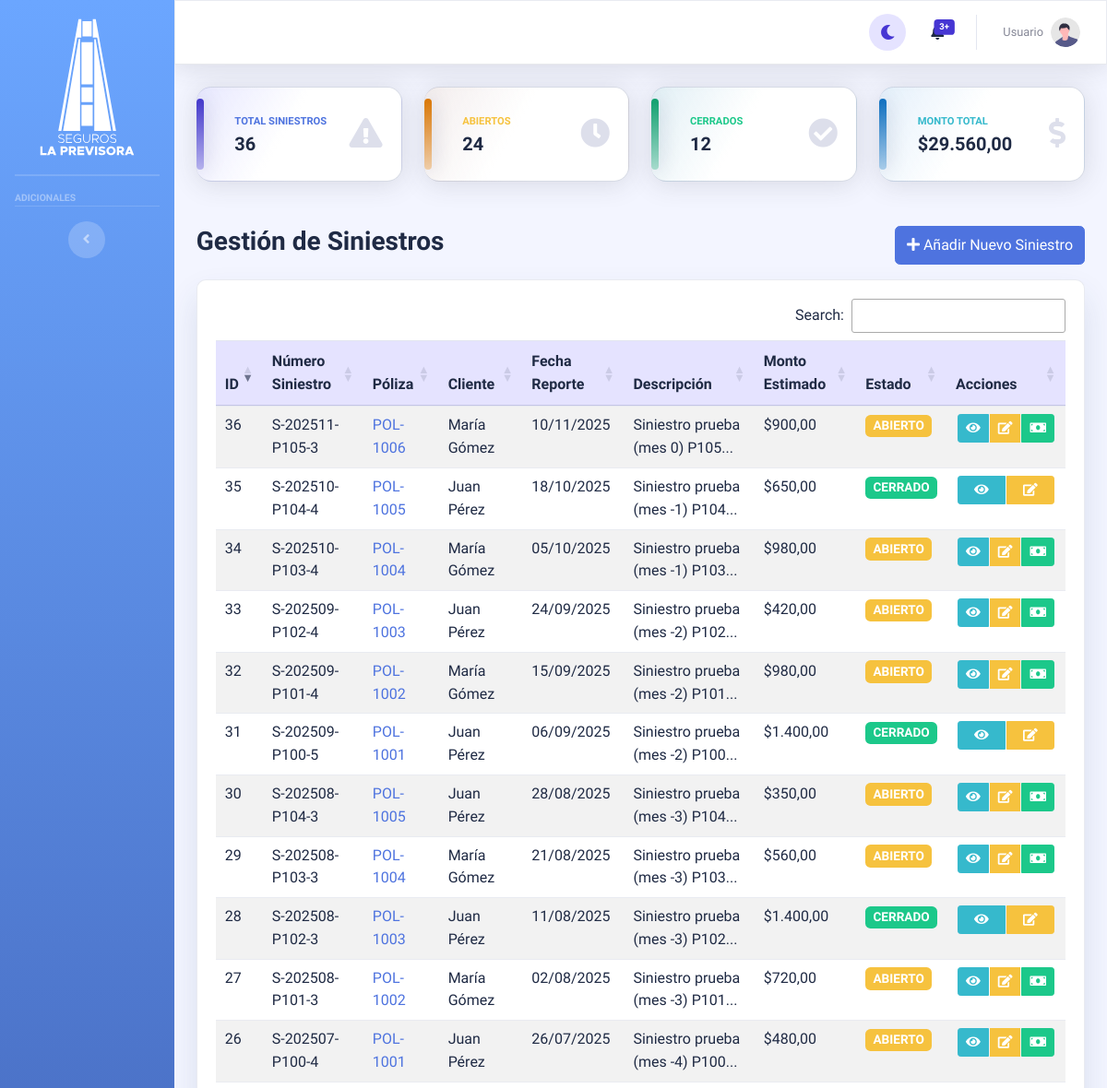
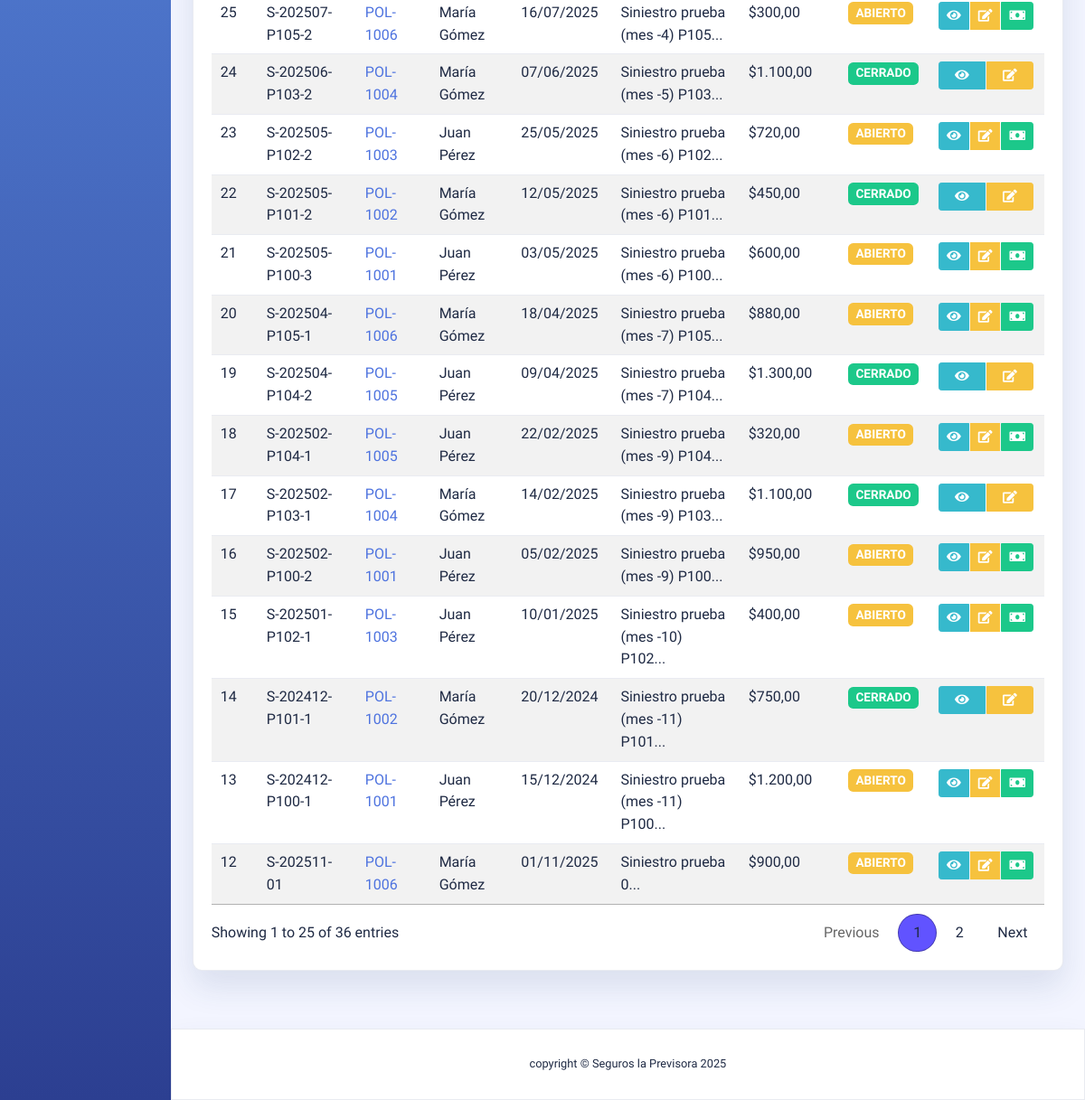
The page /vista/siniestrosAgente.php on the database its author committed (2 pictures, top to bottom).
### tables this page shows
CREATE TABLE `siniestro` (
  `id_siniestro` int(10) UNSIGNED NOT NULL,
  `numero_siniestro` varchar(50) NOT NULL,
  `fecha_reporte` timestamp NOT NULL DEFAULT current_timestamp(),
  `descripcion` text NOT NULL,
  `monto_estimado` decimal(10,2) DEFAULT NULL,
  `estado` varchar(50) NOT NULL,
  `id_poliza` int(10) UNSIGNED NOT NULL,
  `cedula_agente_gestion` varchar(20) DEFAULT NULL
);

CREATE TABLE `poliza` (
  `id_poliza` int(10) UNSIGNED NOT NULL,
  `numero_poliza` varchar(50) NOT NULL,
  `estado` varchar(50) NOT NULL,
  `id_cliente` int(10) UNSIGNED NOT NULL,
  `cedula_agente` varchar(20) NOT NULL,
  `id_tipo_poliza` int(10) UNSIGNED NOT NULL
);

### modelo/modeloSiniestro.php (called while the page is built, shortened)
<?php
require_once dirname(__DIR__) . '/config/conexion.php';
class ModeloSiniestro {
    private $db;
    public function __construct() {
        try {
            $base_datos = new Base_Datos();
            $this->db = $base_datos->Conexion_Base_Datos();
        } catch (\Exception $e) {
            error_log("Error al inicializar la conexión en ModeloSiniestro: " . $e->getMessage());
            $this->db = null;
        }
    }
    public function obtenerSiniestrosDeAgente(string $cedula_agente) {
        try {
            $sql = "SELECT
                        s.id_siniestro,
                        s.numero_siniestro,
                        s.id_poliza,
                        p.numero_poliza,
                        s.fecha_reporte,
                        s.descripcion,
                        s.monto_estimado,
                        s.estado,
                        CONCAT(cl.nombre, ' ', cl.apellido) AS nombre_cliente
                    FROM siniestro s
                    JOIN poliza p ON s.id_poliza = p.id_poliza
                    JOIN cliente cl ON p.id_cliente = cl.id_cliente
                    WHERE s.cedula_agente_gestion = :cedula_agente
                    ORDER BY s.fecha_reporte DESC";
            $stmt = $this->db->prepare($sql);
            $stmt->bindParam(':cedula_agente', $cedula_agente);
            $stmt->execute();
            return $stmt->fetchAll(PDO::FETCH_ASSOC);
        } catch (\PDOException $e) {
            error_log("Error de DB al obtener siniestros del agente: " . $e->getMessage());
            return [];
        }
    }
}
?>

### config/conexion.php (called while the page is built, shortened)
<?php
class Base_Datos {
    private $Nombre_Servidor = "localhost";
    private $Nombre_Base_Datos = "seguros_la_previsora";
    private $Nombre_Usuario = "root";
    private $Pass = "";
    public function Conexion_Base_Datos() {
        $this->Conexion = null;
        try {
            $dsn = "mysql:host=" . $this->Nombre_Servidor . ";dbname=" . $this->Nombre_Base_Datos . ";charset=utf8";
            $this->Conexion = new PDO($dsn, $this->Nombre_Usuario, $this->Pass);
            $this->Conexion->setAttribute(PDO::ATTR_ERRMODE, PDO::ERRMODE_EXCEPTION);
            $this->Conexion->setAttribute(PDO::ATTR_DEFAULT_FETCH_MODE, PDO::FETCH_ASSOC);
        } catch(PDOException $e) {
            echo "Error de Conexión: " . $e->getMessage();
            exit;
        }
        return $this->Conexion;
    }
}
?>

### vista/siniestrosAgente.php (the view, shortened to what this page needs)
<?php
require_once dirname(__DIR__) . '/modelo/modeloSiniestro.php';
$modeloSiniestro = new ModeloSiniestro();
require_once __DIR__ . '/parte_superior.php';
$cedula_agente = $_SESSION['agente_cedula'] ?? 'V12345678';
$siniestros = $modeloSiniestro->obtenerSiniestrosDeAgente($cedula_agente);
$totalSiniestros = count($siniestros);
$totalAbiertos = 0;
$totalCerrados = 0;
$totalMonto = 0;
foreach ($siniestros as $siniestro) {
    $totalMonto += $siniestro['monto_estimado'] ?? 0;
    if ($siniestro['estado'] == 'ABIERTO') $totalAbiertos++;
    if ($siniestro['estado'] == 'CERRADO') $totalCerrados++;
}
?>
<link rel="stylesheet" href="https://cdnjs.cloudflare.com/ajax/libs/toastr.js/latest/toastr.min.css">
<div class="container-fluid">
  <div class="row mb-4">
    <div class="col-xl-3 col-md-6 mb-4">
      <div class="card border-left-primary shadow h-100 py-2">
        <div class="card-body">
          <div class="row no-gutters align-items-center">
            <div class="col mr-2">
              <div class="text-xs font-weight-bold text-primary text-uppercase mb-1">Total Siniestros</div>
              <div class="h5 mb-0 font-weight-bold text-gray-800"><?php echo $totalSiniestros; ?></div>
            </div>
            <div class="col-auto">
              <i class="fas fa-exclamation-triangle fa-2x text-gray-300"></i>
            </div>
          </div>
        </div>
      </div>
    </div>
    <div class="col-xl-3 col-md-6 mb-4">
      <div class="card border-left-warning shadow h-100 py-2">
        <div class="card-body">
          <div class="row no-gutters align-items-center">
            <div class="col mr-2">
              <div class="text-xs font-weight-bold text-warning text-uppercase mb-1">Abiertos</div>
              <div class="h5 mb-0 font-weight-bold text-gray-800"><?php echo $totalAbiertos; ?></div>
            </div>
            <div class="col-auto">
              <i class="fas fa-clock fa-2x text-gray-300"></i>
            </div>
          </div>
        </div>
      </div>
    </div>
    <div class="col-xl-3 col-md-6 mb-4">
      <div class="card border-left-success shadow h-100 py-2">
        <div class="card-body">
          <div class="row no-gutters align-items-center">
            <div class="col mr-2">
              <div class="text-xs font-weight-bold text-success text-uppercase mb-1">Cerrados</div>
              <div class="h5 mb-0 font-weight-bold text-gray-800"><?php echo $totalCerrados; ?></div>
            </div>
            <div class="col-auto">
              <i class="fas fa-check-circle fa-2x text-gray-300"></i>
            </div>
          </div>
        </div>
      </div>
    </div>
    <div class="col-xl-3 col-md-6 mb-4">
      <div class="card border-left-info shadow h-100 py-2">
        <div class="card-body">
          <div class="row no-gutters align-items-center">
            <div class="col mr-2">
              <div class="text-xs font-weight-bold text-info text-uppercase mb-1">Monto Total</div>
              <div class="h5 mb-0 font-weight-bold text-gray-800">$<?php echo number_format($totalMonto, 2, ',', '.'); ?></div>
            </div>
            <div class="col-auto">
              <i class="fas fa-dollar-sign fa-2x text-gray-300"></i>
            </div>
          </div>
        </div>
      </div>
    </div>
  </div>
  <div class="d-flex justify-content-between mb-3">
    <h3>Gestión de Siniestros</h3>
    <button class="btn btn-primary" data-toggle="modal" data-target="#newClaimModal">
      <i class="fas fa-plus"></i> Añadir Nuevo Siniestro
    </button>
  </div>
  <div class="card">
    <div class="card-body">
      <table id="claimsTable" class="table table-striped w-100">
        <thead>
          <tr>
            <th>ID</th>
            <th>Número Siniestro</th>
            <th>Póliza</th>
            <th>Cliente</th>
            <th>Fecha Reporte</th>
            <th>Descripción</th>
            <th>Monto Estimado</th>
            <th>Estado</th>
            <th>Acciones</th>
          </tr>
        </thead>
        <tbody>
          <?php if (!empty($siniestros)): ?>
            <?php foreach ($siniestros as $siniestro): ?>
            <tr>
              <td><?php echo htmlspecialchars($siniestro['id_siniestro']); ?></td>
              <td><?php echo htmlspecialchars($siniestro['numero_siniestro']); ?></td>
              <td>
                <a href="polizaDetalle.php?id=<?php echo $siniestro['id_poliza']; ?>" target="_blank">
                  <?php echo htmlspecialchars($siniestro['numero_poliza']); ?>
                </a>
              </td>
              <td><?php echo htmlspecialchars($siniestro['nombre_cliente'] ?? 'N/A'); ?></td>
              <td><?php echo date('d/m/Y', strtotime($siniestro['fecha_reporte'])); ?></td>
              <td><?php echo htmlspecialchars(substr($siniestro['descripcion'], 0, 50)) . '...'; ?></td>
              <td>$<?php echo number_format($siniestro['monto_estimado'], 2, ',', '.'); ?></td>
              <td>
                <?php
                $badgeClass = 'badge-secondary';
                if ($siniestro['estado'] == 'ABIERTO') $badgeClass = 'badge-warning';
                elseif ($siniestro['estado'] == 'CERRADO') $badgeClass = 'badge-success';
                elseif ($siniestro['estado'] == 'EN PROCESO') $badgeClass = 'badge-info';
                elseif ($siniestro['estado'] == 'RECHAZADO') $badgeClass = 'badge-danger';
                ?>
                <span class="badge <?php echo $badgeClass; ?>"><?php echo htmlspecialchars($siniestro['estado']); ?></span>
              </td>
              <td>
                <div class="btn-group" role="group">
                  <button class="btn btn-sm btn-info btn-view" data-id="<?php echo $siniestro['id_siniestro']; ?>" title="Ver">
                    <i class="fas fa-eye"></i>
                  </button>
                  <button class="btn btn-sm btn-warning btn-edit" data-id="<?php echo $siniestro['id_siniestro']; ?>" title="Editar">
                    <i class="fas fa-edit"></i>
                  </button>
                  <?php if ($siniestro['estado'] != 'CERRADO'): ?>
                  <button class="btn btn-sm btn-success btn-payment" data-id="<?php echo $siniestro['id_siniestro']; ?>" title="Registrar Pago">
                    <i class="fas fa-money-bill"></i>
                  </button>
                  <?php endif; ?>
                </div>
              </td>
            </tr>
            <?php endforeach; ?>
          <?php else: ?>
            <tr>
              <td colspan="9" class="text-center">No hay siniestros registrados</td>
            </tr>
          <?php endif; ?>
        </tbody>
      </table>
    </div>
  </div>
</div>
<?php
$extra_scripts = <<<EOT
<link rel="stylesheet" href="https://cdnjs.cloudflare.com/ajax/libs/toastr.js/latest/toastr.min.css">
<link rel="stylesheet" href="https://cdn.datatables.net/1.13.6/css/jquery.dataTables.min.css">
<link rel="stylesheet" href="https://cdn.datatables.net/buttons/2.4.1/css/buttons.dataTables.min.css">
<link rel="stylesheet" href="https://cdn.datatables.net/responsive/2.5.0/css/responsive.dataTables.min.css">
EOT;
require_once __DIR__ . "/parte_inferior.php";

### vista/siniestrosAgente.php (style rules this page uses)
.btn-group { display: flex; flex-wrap: nowrap; }
.btn-group .btn { margin: 0 2px; }
.badge { font-size: 85%; padding: 0.4em 0.6em; }
.card { border-radius: 10px; }

### rows shown on the page
siniestro: id_siniestro "36", numero_siniestro "S-202511-P105-3", id_poliza.numero_poliza "POL-1006", nombre_cliente "María Gómez", fecha_reporte "10/11/2025", descripcion "Siniestro prueba (mes 0) P105", monto_estimado "900,00", estado "ABIERTO"
siniestro: id_siniestro "12", numero_siniestro "S-202511-01", id_poliza.numero_poliza "POL-1006", nombre_cliente "María Gómez", fecha_reporte "01/11/2025", descripcion "Siniestro prueba 0", monto_estimado "900,00", estado "ABIERTO"
siniestro: id_siniestro "35", numero_siniestro "S-202510-P104-4", id_poliza.numero_poliza "POL-1005", nombre_cliente "Juan Pérez", fecha_reporte "18/10/2025", descripcion "Siniestro prueba (mes -1) P104", monto_estimado "650,00", estado "CERRADO"
siniestro: id_siniestro "34", numero_siniestro "S-202510-P103-4", id_poliza.numero_poliza "POL-1004", nombre_cliente "María Gómez", fecha_reporte "05/10/2025", descripcion "Siniestro prueba (mes -1) P103", monto_estimado "980,00", estado "ABIERTO"
siniestro: id_siniestro "33", numero_siniestro "S-202509-P102-4", id_poliza.numero_poliza "POL-1003", nombre_cliente "Juan Pérez", fecha_reporte "24/09/2025", descripcion "Siniestro prueba (mes -2) P102", monto_estimado "420,00", estado "ABIERTO"
siniestro: id_siniestro "32", numero_siniestro "S-202509-P101-4", id_poliza.numero_poliza "POL-1002", nombre_cliente "María Gómez", fecha_reporte "15/09/2025", descripcion "Siniestro prueba (mes -2) P101", monto_estimado "980,00", estado "ABIERTO"
siniestro: id_siniestro "31", numero_siniestro "S-202509-P100-5", id_poliza.numero_poliza "POL-1001", nombre_cliente "Juan Pérez", fecha_reporte "06/09/2025", descripcion "Siniestro prueba (mes -2) P100", monto_estimado "1.400,00", estado "CERRADO"
siniestro: id_siniestro "30", numero_siniestro "S-202508-P104-3", id_poliza.numero_poliza "POL-1005", nombre_cliente "Juan Pérez", fecha_reporte "28/08/2025", descripcion "Siniestro prueba (mes -3) P104", monto_estimado "350,00", estado "ABIERTO"
siniestro: id_siniestro "29", numero_siniestro "S-202508-P103-3", id_poliza.numero_poliza "POL-1004", nombre_cliente "María Gómez", fecha_reporte "21/08/2025", descripcion "Siniestro prueba (mes -3) P103", monto_estimado "560,00", estado "ABIERTO"
siniestro: id_siniestro "28", numero_siniestro "S-202508-P102-3", id_poliza.numero_poliza "POL-1003", nombre_cliente "Juan Pérez", fecha_reporte "11/08/2025", descripcion "Siniestro prueba (mes -3) P102", monto_estimado "1.400,00", estado "CERRADO"
siniestro: id_siniestro "27", numero_siniestro "S-202508-P101-3", id_poliza.numero_poliza "POL-1002", nombre_cliente "María Gómez", fecha_reporte "02/08/2025", descripcion "Siniestro prueba (mes -3) P101", monto_estimado "720,00", estado "ABIERTO"
siniestro: id_siniestro "26", numero_siniestro "S-202507-P100-4", id_poliza.numero_poliza "POL-1001", nombre_cliente "Juan Pérez", fecha_reporte "26/07/2025", descripcion "Siniestro prueba (mes -4) P100", monto_estimado "480,00", estado "ABIERTO"
siniestro: id_siniestro "25", numero_siniestro "S-202507-P105-2", id_poliza.numero_poliza "POL-1006", nombre_cliente "María Gómez", fecha_reporte "16/07/2025", descripcion "Siniestro prueba (mes -4) P105", monto_estimado "300,00", estado "ABIERTO"
siniestro: id_siniestro "24", numero_siniestro "S-202506-P103-2", id_poliza.numero_poliza "POL-1004", nombre_cliente "María Gómez", fecha_reporte "07/06/2025", descripcion "Siniestro prueba (mes -5) P103", monto_estimado "1.100,00", estado "CERRADO"
siniestro: id_siniestro "23", numero_siniestro "S-202505-P102-2", id_poliza.numero_poliza "POL-1003", nombre_cliente "Juan Pérez", fecha_reporte "25/05/2025", descripcion "Siniestro prueba (mes -6) P102", monto_estimado "720,00", estado "ABIERTO"
siniestro: id_siniestro "22", numero_siniestro "S-202505-P101-2", id_poliza.numero_poliza "POL-1002", nombre_cliente "María Gómez", fecha_reporte "12/05/2025", descripcion "Siniestro prueba (mes -6) P101", monto_estimado "450,00", estado "CERRADO"
siniestro: id_siniestro "21", numero_siniestro "S-202505-P100-3", id_poliza.numero_poliza "POL-1001", nombre_cliente "Juan Pérez", fecha_reporte "03/05/2025", descripcion "Siniestro prueba (mes -6) P100", monto_estimado "600,00", estado "ABIERTO"
siniestro: id_siniestro "20", numero_siniestro "S-202504-P105-1", id_poliza.numero_poliza "POL-1006", nombre_cliente "María Gómez", fecha_reporte "18/04/2025", descripcion "Siniestro prueba (mes -7) P105", monto_estimado "880,00", estado "ABIERTO"
siniestro: id_siniestro "19", numero_siniestro "S-202504-P104-2", id_poliza.numero_poliza "POL-1005", nombre_cliente "Juan Pérez", fecha_reporte "09/04/2025", descripcion "Siniestro prueba (mes -7) P104", monto_estimado "1.300,00", estado "CERRADO"
siniestro: id_siniestro "18", numero_siniestro "S-202502-P104-1", id_poliza.numero_poliza "POL-1005", nombre_cliente "Juan Pérez", fecha_reporte "22/02/2025", descripcion "Siniestro prueba (mes -9) P104", monto_estimado "320,00", estado "ABIERTO"
siniestro: id_siniestro "17", numero_siniestro "S-202502-P103-1", id_poliza.numero_poliza "POL-1004", nombre_cliente "María Gómez", fecha_reporte "14/02/2025", descripcion "Siniestro prueba (mes -9) P103", monto_estimado "1.100,00", estado "CERRADO"
siniestro: id_siniestro "16", numero_siniestro "S-202502-P100-2", id_poliza.numero_poliza "POL-1001", nombre_cliente "Juan Pérez", fecha_reporte "05/02/2025", descripcion "Siniestro prueba (mes -9) P100", monto_estimado "950,00", estado "ABIERTO"
siniestro: id_siniestro "15", numero_siniestro "S-202501-P102-1", id_poliza.numero_poliza "POL-1003", nombre_cliente "Juan Pérez", fecha_reporte "10/01/2025", descripcion "Siniestro prueba (mes -10) P102", monto_estimado "400,00", estado "ABIERTO"
siniestro: id_siniestro "14", numero_siniestro "S-202412-P101-1", id_poliza.numero_poliza "POL-1002", nombre_cliente "María Gómez", fecha_reporte "20/12/2024", descripcion "Siniestro prueba (mes -11) P101", monto_estimado "750,00", estado "CERRADO"
siniestro: id_siniestro "13", numero_siniestro "S-202412-P100-1", id_poliza.numero_poliza "POL-1001", nombre_cliente "Juan Pérez", fecha_reporte "15/12/2024", descripcion "Siniestro prueba (mes -11) P100", monto_estimado "1.200,00", estado "ABIERTO"

### other values the page prints
$totalSiniestros "36"
$totalAbiertos "24"
$totalCerrados "12"
$totalMonto "29.560,00"
